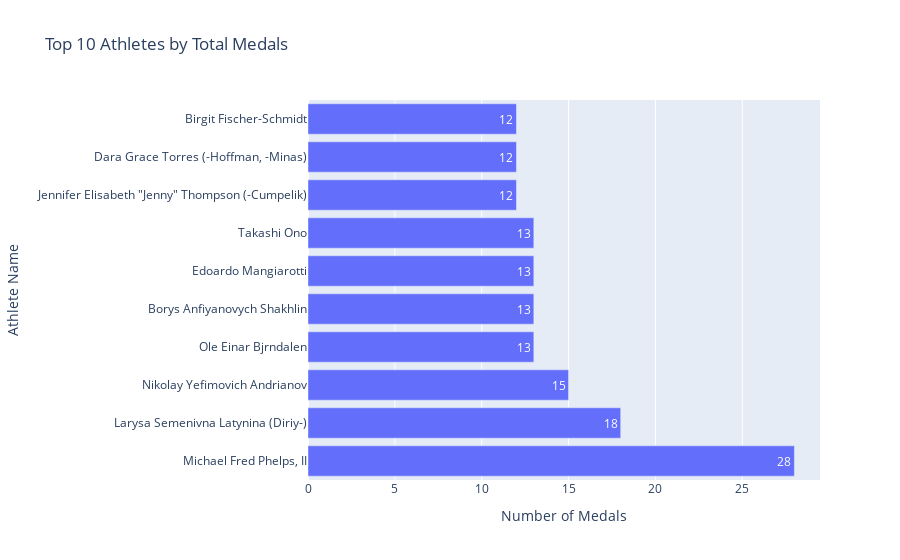
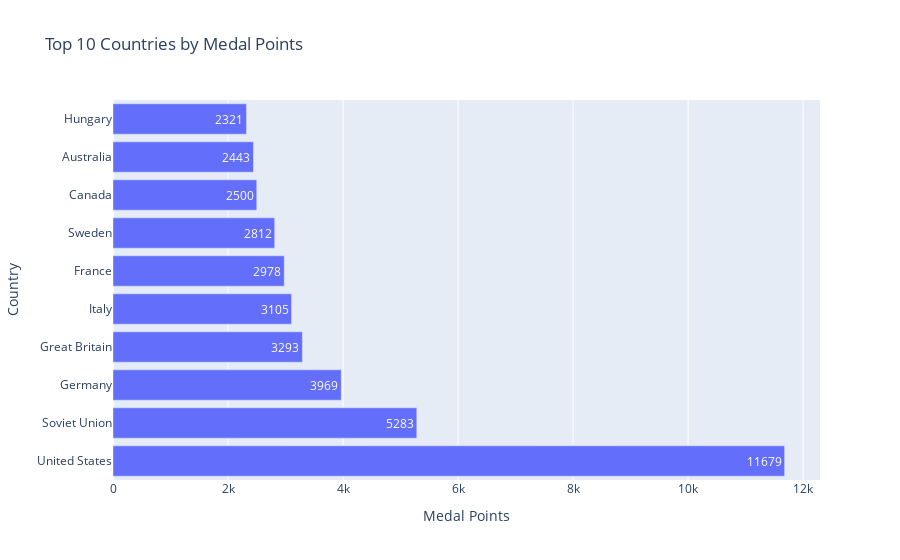
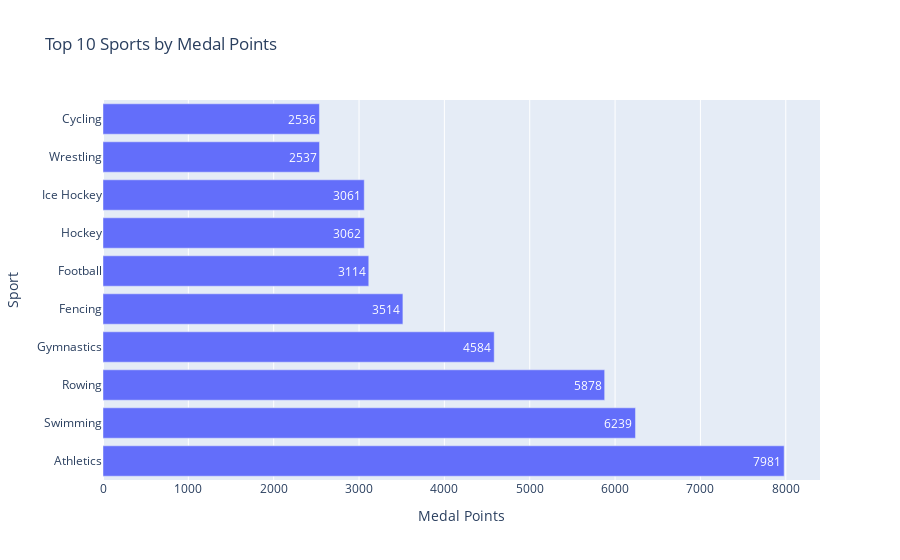
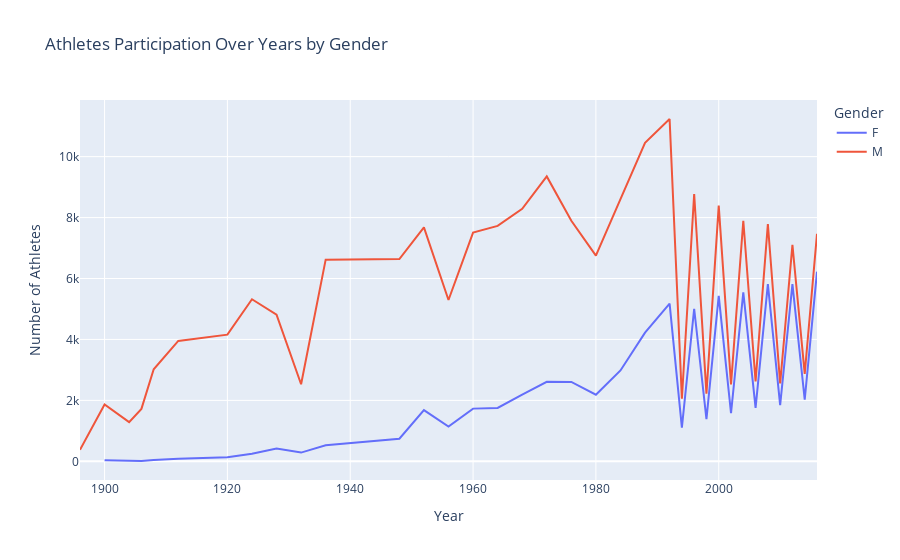

Write notebook code for charts like these, in order.
### Code cell
# ===========================
# Interactive Olympics Dashboard using Plotly
# ===========================

import pandas as pd
import plotly.express as px

# ---------------------------
# 1️⃣ Load cleaned dataset
# ---------------------------
file_path = r"E:\data\athlete_events.csv"  # replace with your path
df = pd.read_csv(file_path)
df = df.drop_duplicates().copy()

# Fill missing values
df['Age'] = df['Age'].fillna(df['Age'].median())
df['Height'] = df['Height'].fillna(df['Height'].median())
df['Weight'] = df['Weight'].fillna(df['Weight'].median())
df['Medal'] = df['Medal'].fillna("None")

# Helper columns
def age_group(age):
    if age < 18:
        return "Teen"
    elif age <= 25:
        return "Young"
    elif age <= 30:
        return "Prime"
    elif age <= 40:
        return "Experienced"
    else:
        return "Veteran"

df['Age_Group'] = df['Age'].apply(age_group)
medal_points = {'Gold': 3, 'Silver': 2, 'Bronze': 1, 'None': 0}
df['Medal_Points'] = df['Medal'].map(medal_points)

# ---------------------------
# 2️⃣ Top 10 Athletes by Medals
# ---------------------------
athlete_medals = df[df['Medal'] != 'None'].groupby('Name')['Medal'].count().sort_values(ascending=False).head(10)
fig_athletes = px.bar(
    x=athlete_medals.values, 
    y=athlete_medals.index, 
    orientation='h', 
    title="Top 10 Athletes by Total Medals",
    labels={'x':'Number of Medals', 'y':'Athlete Name'},
    text=athlete_medals.values
)
fig_athletes.show()

# ---------------------------
# 3️⃣ Top 10 Countries by Medal Points
# ---------------------------
country_medals = df[df['Medal'] != 'None'].groupby('Team')['Medal_Points'].sum().sort_values(ascending=False).head(10)
fig_countries = px.bar(
    x=country_medals.values,
    y=country_medals.index,
    orientation='h',
    title="Top 10 Countries by Medal Points",
    labels={'x':'Medal Points','y':'Country'},
    text=country_medals.values
)
fig_countries.show()

# ---------------------------
# 4️⃣ Top 10 Sports by Medal Points
# ---------------------------
sport_medals = df[df['Medal'] != 'None'].groupby('Sport')['Medal_Points'].sum().sort_values(ascending=False).head(10)
fig_sports = px.bar(
    x=sport_medals.values,
    y=sport_medals.index,
    orientation='h',
    title="Top 10 Sports by Medal Points",
    labels={'x':'Medal Points','y':'Sport'},
    text=sport_medals.values
)
fig_sports.show()

# ---------------------------
# 5️⃣ Gender Participation Over Years
# ---------------------------
gender_year = df.pivot_table(index='Year', columns='Sex', values='Name', aggfunc='count').reset_index()
fig_gender = px.line(
    gender_year,
    x='Year',
    y=['F','M'],
    title="Athletes Participation Over Years by Gender",
    labels={'value':'Number of Athletes','variable':'Gender'}
)
fig_gender.show()

# ---------------------------
# 6️⃣ Age Group Medal Points
# ---------------------------
age_medals = df[df['Medal'] != 'None'].groupby('Age_Group')['Medal_Points'].sum().sort_index()
fig_age = px.bar(
    x=age_medals.index,
    y=age_medals.values,
    title="Medal Points by Age Group",
    labels={'x':'Age Group','y':'Medal Points'},
    text=age_medals.values
)
fig_age.show()

# ---------------------------
# 7️⃣ Top 10 Olympic Cities by Medal Points
# ---------------------------
city_medals = df[df['Medal'] != 'None'].groupby('City')['Medal_Points'].sum().sort_values(ascending=False).head(10)
fig_city = px.bar(
    x=city_medals.values,
    y=city_medals.index,
    orientation='h',
    title="Top 10 Olympic Cities by Medal Points",
    labels={'x':'Medal Points','y':'City'},
    text=city_medals.values
)
fig_city.show()

### Figure 1 — Plotly figure (JSON) as saved in the notebook; plotly's stock layout.template omitted (floating-point values rounded to 4 significant figures)
{"data": [{"hovertemplate": "Number of Medals=%{x}<br>Athlete Name=%{y}<br>text=%{text}<extra></extra>", "legendgroup": "", "marker": {"color": "#636efa", "pattern": {"shape": ""}}, "name": "", "orientation": "h", "showlegend": false, "text": [28.0, 18.0, 15.0, 13.0, 13.0, 13.0, 13.0, 12.0, 12.0, 12.0], "textposition": "auto", "type": "bar", "x": [28, 18, 15, 13, 13, 13, 13, 12, 12, 12], "xaxis": "x", "y": ["Michael Fred Phelps, II", "Larysa Semenivna Latynina (Diriy-)", "Nikolay Yefimovich Andrianov", "Ole Einar Bjrndalen", "Borys Anfiyanovych Shakhlin", "Edoardo Mangiarotti", "Takashi Ono", "Jennifer Elisabeth \"Jenny\" Thompson (-Cumpelik)", "Dara Grace Torres (-Hoffman, -Minas)", "Birgit Fischer-Schmidt"], "yaxis": "y"}], "layout": {"barmode": "relative", "legend": {"tracegroupgap": 0}, "title": {"text": "Top 10 Athletes by Total Medals"}, "xaxis": {"anchor": "y", "domain": [0, 1], "title": {"text": "Number of Medals"}}, "yaxis": {"anchor": "x", "domain": [0, 1], "title": {"text": "Athlete Name"}}}}

### Figure 2 — Plotly figure (JSON) as saved in the notebook; plotly's stock layout.template omitted (floating-point values rounded to 4 significant figures)
{"data": [{"hovertemplate": "Medal Points=%{x}<br>Country=%{y}<br>text=%{text}<extra></extra>", "legendgroup": "", "marker": {"color": "#636efa", "pattern": {"shape": ""}}, "name": "", "orientation": "h", "showlegend": false, "text": [11680.0, 5283.0, 3969.0, 3293.0, 3105.0, 2978.0, 2812.0, 2500.0, 2443.0, 2321.0], "textposition": "auto", "type": "bar", "x": [11679, 5283, 3969, 3293, 3105, 2978, 2812, 2500, 2443, 2321], "xaxis": "x", "y": ["United States", "Soviet Union", "Germany", "Great Britain", "Italy", "France", "Sweden", "Canada", "Australia", "Hungary"], "yaxis": "y"}], "layout": {"barmode": "relative", "legend": {"tracegroupgap": 0}, "title": {"text": "Top 10 Countries by Medal Points"}, "xaxis": {"anchor": "y", "domain": [0, 1], "title": {"text": "Medal Points"}}, "yaxis": {"anchor": "x", "domain": [0, 1], "title": {"text": "Country"}}}}

### Figure 3 — Plotly figure (JSON) as saved in the notebook; plotly's stock layout.template omitted (floating-point values rounded to 4 significant figures)
{"data": [{"hovertemplate": "Medal Points=%{x}<br>Sport=%{y}<br>text=%{text}<extra></extra>", "legendgroup": "", "marker": {"color": "#636efa", "pattern": {"shape": ""}}, "name": "", "orientation": "h", "showlegend": false, "text": [7981.0, 6239.0, 5878.0, 4584.0, 3514.0, 3114.0, 3062.0, 3061.0, 2537.0, 2536.0], "textposition": "auto", "type": "bar", "x": [7981, 6239, 5878, 4584, 3514, 3114, 3062, 3061, 2537, 2536], "xaxis": "x", "y": ["Athletics", "Swimming", "Rowing", "Gymnastics", "Fencing", "Football", "Hockey", "Ice Hockey", "Wrestling", "Cycling"], "yaxis": "y"}], "layout": {"barmode": "relative", "legend": {"tracegroupgap": 0}, "title": {"text": "Top 10 Sports by Medal Points"}, "xaxis": {"anchor": "y", "domain": [0, 1], "title": {"text": "Medal Points"}}, "yaxis": {"anchor": "x", "domain": [0, 1], "title": {"text": "Sport"}}}}

### Figure 4 — Plotly figure (JSON) as saved in the notebook; plotly's stock layout.template omitted (floating-point values rounded to 4 significant figures)
{"data": [{"hovertemplate": "Gender=F<br>Year=%{x}<br>Number of Athletes=%{y}<extra></extra>", "legendgroup": "F", "line": {"color": "#636efa", "dash": "solid"}, "marker": {"symbol": "circle"}, "mode": "lines", "name": "F", "orientation": "v", "showlegend": true, "type": "scatter", "x": [1896, 1900, 1904, 1906, 1908, 1912, 1920, 1924, 1928, 1932, 1936, 1948, 1952, 1956, 1960, 1964, 1968, 1972, 1976, 1980, 1984, 1988, 1992, 1994, 1996, 1998, 2000, 2002, 2004, 2006, 2008, 2010, 2012, 2014, 2016], "xaxis": "x", "y": [NaN, 33.0, 16.0, 11.0, 47.0, 87.0, 134.0, 251.0, 424.0, 287.0, 528.0, 743.0, 1682.0, 1139.0, 1730.0, 1752.0, 2193.0, 2608.0, 2606.0, 2186.0, 2983.0, 4223.0, 5178.0, 1105.0, 5008.0, 1384.0, 5431.0, 1582.0, 5546.0, 1757.0, 5816.0, 1847.0, 5815.0, 2023.0, 6223.0], "yaxis": "y"}, {"hovertemplate": "Gender=M<br>Year=%{x}<br>Number of Athletes=%{y}<extra></extra>", "legendgroup": "M", "line": {"color": "#EF553B", "dash": "solid"}, "marker": {"symbol": "circle"}, "mode": "lines", "name": "M", "orientation": "v", "showlegend": true, "type": "scatter", "x": [1896, 1900, 1904, 1906, 1908, 1912, 1920, 1924, 1928, 1932, 1936, 1948, 1952, 1956, 1960, 1964, 1968, 1972, 1976, 1980, 1984, 1988, 1992, 1994, 1996, 1998, 2000, 2002, 2004, 2006, 2008, 2010, 2012, 2014, 2016], "xaxis": "x", "y": [380.0, 1865.0, 1285.0, 1722.0, 3022.0, 3953.0, 4158.0, 5319.0, 4814.0, 2530.0, 6618.0, 6640.0, 7676.0, 5295.0, 7505.0, 7728.0, 8286.0, 9351.0, 7896.0, 6751.0, 8605.0, 10450.0, 11240.0, 2055.0, 8772.0, 2221.0, 8390.0, 2527.0, 7897.0, 2625.0, 7786.0, 2555.0, 7105.0, 2868.0, 7465.0], "yaxis": "y"}], "layout": {"legend": {"title": {"text": "Gender"}, "tracegroupgap": 0}, "title": {"text": "Athletes Participation Over Years by Gender"}, "xaxis": {"anchor": "y", "domain": [0, 1], "title": {"text": "Year"}}, "yaxis": {"anchor": "x", "domain": [0, 1], "title": {"text": "Number of Athletes"}}}}
